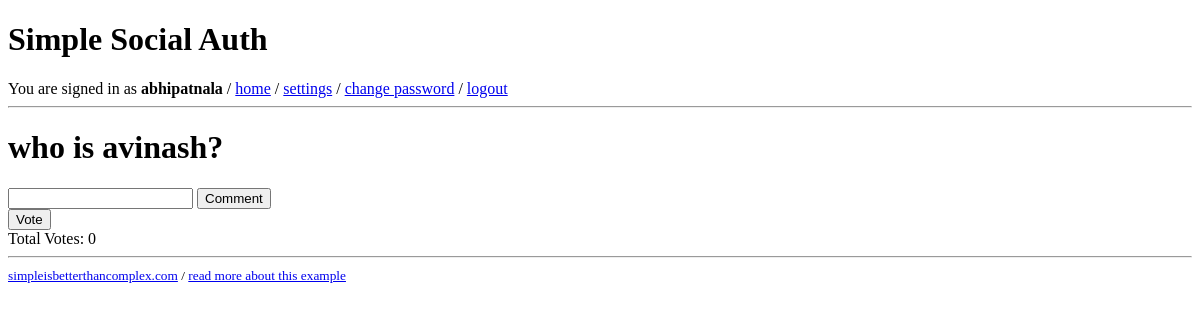
The page /redditapp/3/ (signed in) on the database as committed earlier.
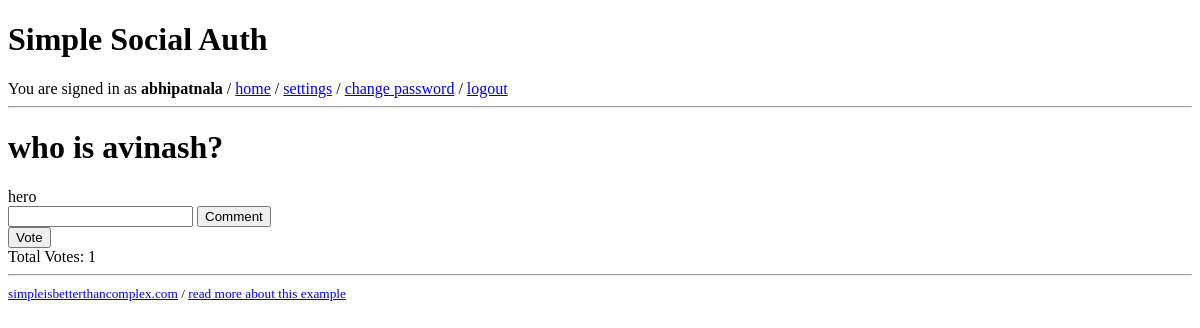
The same page on the database as committed later.
### redditapp/models.py (models this page shows)
class Question(models.Model):
    question_text = models.CharField(max_length=400)
    pub_date = models.DateTimeField('date published', auto_now_add=True)
    author = models.ForeignKey('auth.User', on_delete=models.CASCADE)
    def is_voted(self, user):
        return self.vote_set.filter(voter=user).count() > 0

class Comment(models.Model):
    comment_text = models.CharField(max_length=100)
    auth_user = models.ForeignKey('auth.User', on_delete=models.CASCADE)
    question_id = models.ForeignKey('Question', on_delete=models.CASCADE)

### redditapp/views.py (the view)
# urls.py: path('<int:question_id>/', views.detail, name='detail'),
def detail(request, question_id):
    question = get_object_or_404(Question, pk=question_id)
    context = {
        'question': question,
        'is_voted': question.is_voted(request.user),
        'total_vote_count': question.vote_set.count(),
    }
    return render(request, 'redditapp/detail.html', context)

### redditapp/templates/redditapp/detail.html (shortened to what this page needs)
{% extends 'base.html' %}
{% block content %}
<h1>{{ question.question_text }}</h1>
<form action="{% url 'redditapp:comment' question.id %}" method="post">
  {% for comment in question.comment_set.all %}
  <label for="comment{{ forloop.counter }}">{{ comment.comment_text }}</label><br />
  {% endfor %}
  <input type="textarea" name="comments" id="comment{{ forloop.counter }}" value="{{ comment.id }}" />
  <input type="submit" value="Comment" />
</form>
<form action="{% url 'redditapp:add_vote' question.id %}" method="post">
  {% if is_voted %}
  <button type="button" disabled>Voted</button>
  {% else %}
  <input type="submit" value="Vote" />
  {% endif %}
</form>
<label>Total Votes: {{ total_vote_count }} </label>
{% endblock %}

### reddit/templates/base.html (shortened to what this page needs)
{% load static %}<!DOCTYPE html>
<html>
<head>
</head>
<body>
  <header>
    <h1>Simple Social Auth</h1>
    {% if user.is_authenticated %}
      You are signed in as <strong>{{ user.username }}</strong> /
      <a href="{% url 'home' %}">home</a> /
      <a href="{% url 'settings' %}">settings</a> /
      <a href="{% url 'password' %}">change password</a> /
      <a href="{% url 'logout' %}">logout</a>
    {% else %}
      <a href="{% url 'login' %}">login</a> /
      <a href="{% url 'signup' %}">signup</a>
    {% endif %}
    <hr>
  </header>
  <main>
    {% block content %}
    {% endblock %}
  </main>
  <footer>
    <hr>
    <small>
      <a href="https://simpleisbetterthancomplex.com">simpleisbetterthancomplex.com</a> /
      <a href="https://simpleisbetterthancomplex.com/tutorial/2016/10/24/how-to-add-social-login-to-django.html">read more about this example</a>
    </small>
  </footer>
</body>
</html>

Rows that differ between the two databases and show on the page:
added Comment: comment_text "hero"
Other text that changed with them:
{{ total_vote_count }}: "0" → "1"
